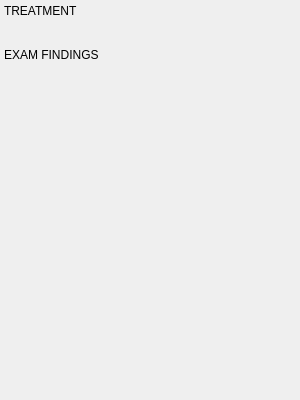
<?xml version="1.0" encoding="UTF-8"?>
<ui version="4.0">
 <class>HairLossInfo</class>
 <widget class="QWidget" name="HairLossInfo">
  <property name="geometry">
   <rect><x>0</x><y>0</y><width>300</width><height>400</height></rect>
  </property>
  <layout class="QVBoxLayout" name="mainLayout">
   <property name="leftMargin"><number>4</number></property>
   <property name="topMargin"><number>4</number></property>
   <property name="rightMargin"><number>4</number></property>
   <property name="bottomMargin"><number>4</number></property>
   <property name="spacing"><number>6</number></property>
   <item>
    <widget class="QLabel" name="lbl_treatment_section">
     <property name="text"><string>TREATMENT</string></property>
    </widget>
   </item>
   <item>
    <widget class="EditableInfoCard" name="card_medication">
     <property name="title" stdset="0"><string>Medication</string></property>
    </widget>
   </item>
   <item>
    <widget class="EditableInfoCard" name="card_response">
     <property name="title" stdset="0"><string>Response</string></property>
    </widget>
   </item>
   <item>
    <widget class="EditableInfoCard" name="card_symptoms">
     <property name="title" stdset="0"><string>Symptoms / Location</string></property>
    </widget>
   </item>
   <item>
    <widget class="QWidget" name="separator1">
     <property name="maximumSize"><size><width>16777215</width><height>1</height></size></property>
     <property name="styleSheet"><string>background-color: #2e4066;</string></property>
    </widget>
   </item>
   <item>
    <widget class="QLabel" name="lbl_exam_section">
     <property name="text"><string>EXAM FINDINGS</string></property>
    </widget>
   </item>
   <item>
    <widget class="ChipGroup" name="exam_chips"/>
   </item>
   <item>
    <spacer name="bottomSpacer"><property name="orientation"><enum>Qt::Vertical</enum></property><property name="sizeHint" stdset="0"><size><width>20</width><height>40</height></size></property></spacer>
   </item>
  </layout>
 </widget>
 <customwidgets>
  <customwidget>
   <class>EditableInfoCard</class>
   <extends>QWidget</extends>
   <header>emr_assist.ui.widgets</header>
  </customwidget>
  <customwidget>
   <class>ChipGroup</class>
   <extends>QWidget</extends>
   <header>emr_assist.ui.widgets</header>
  </customwidget>
 </customwidgets>
 <resources/>
 <connections/>
</ui>
